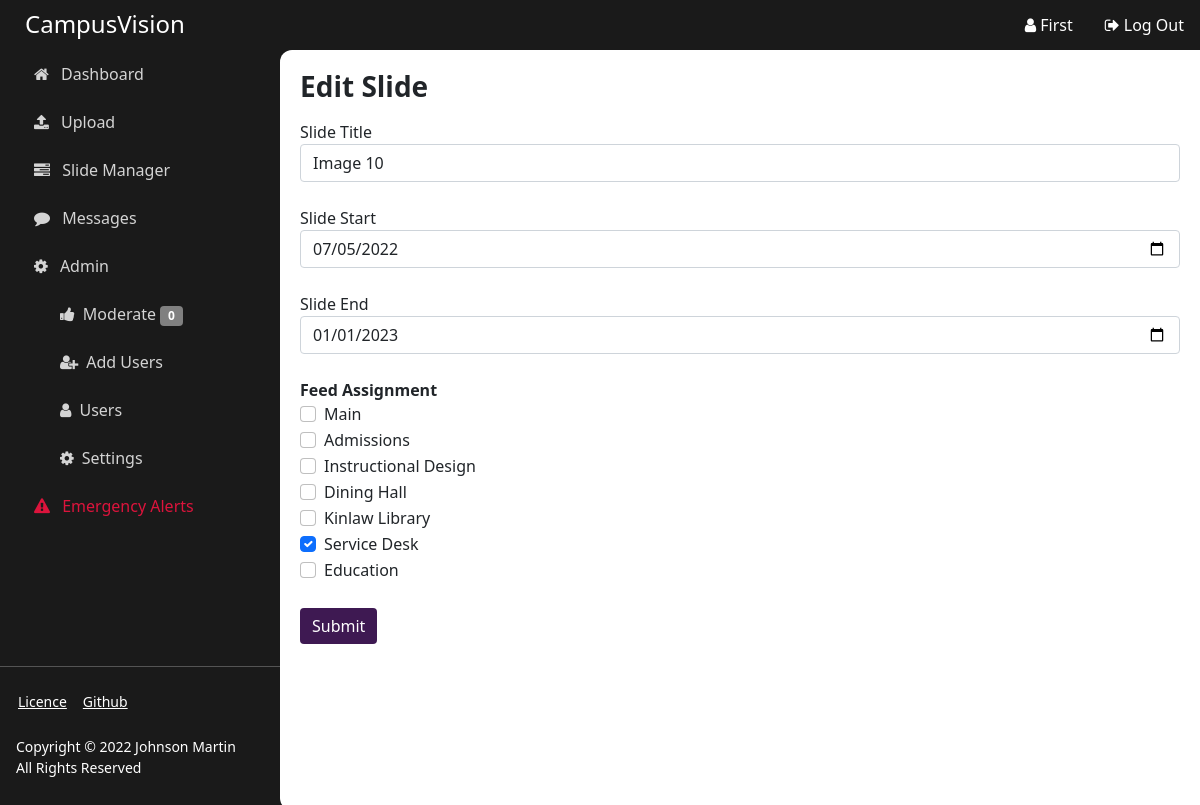
Page /edit/10 (signed in) on the earlier database version.
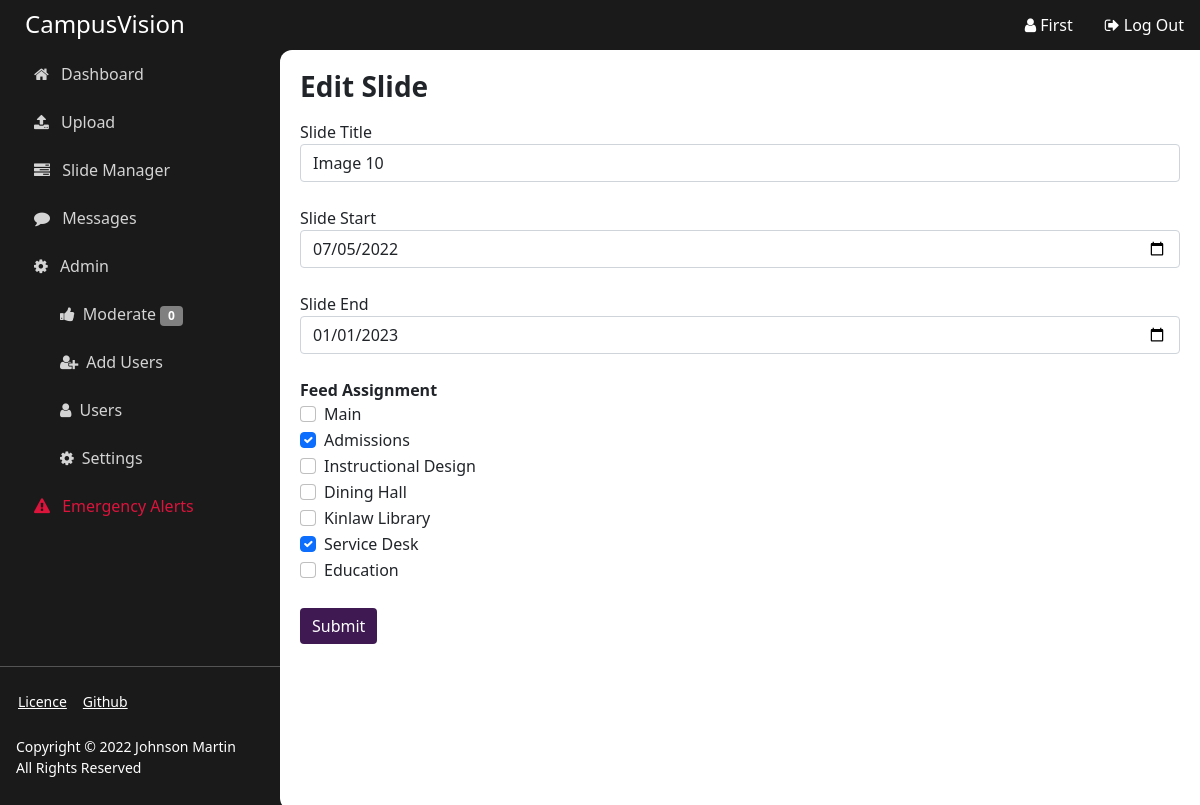
Same page on the later database version.
### app/models.py (models this page shows)
class Slide(db.Model):
    id = db.Column(db.Integer, primary_key=True)
    slide_path = db.Column(db.String(1000))
    time_start = db.Column(db.String(1000))
    time_end = db.Column(db.String(1000))
    title = db.Column(db.String(1000))
    approval = db.Column(db.String(1000))
    submitted_by = db.Column(db.String(1000))
    feeds = db.Column(db.String(1000))

### app/views.py (the view)
@main.route('/edit/<id>', methods=['GET'])
@login_required
def edit(id):
    return render_template('edit.html',
                           title='Edit Slide',
                           slide_id=id,
                           slide=Slide.query.get(id),
                           name=current_user.name,
                           mod_count=mod_counter(),
                           feeds=ast.literal_eval(get_settings().feeds))

### app/app.py (called while the page is built)
def create_app():
    app = Flask(__name__, instance_relative_config=True)
    app.config.from_pyfile('config.py')
    db.init_app(app)
    login_manager = LoginManager()
    login_manager.login_view = 'auth.login'
    login_manager.init_app(app)
    from .models import User
    @login_manager.user_loader
    def load_user(user_id):
        return User.query.get(int(user_id))
    from .auth import auth as auth_blueprint
    app.register_blueprint(auth_blueprint)
    from .views import main as main_blueprint
    app.register_blueprint(main_blueprint)
    from .api import api as api_blueprint
    app.register_blueprint(api_blueprint)
    return app

### app/utils.py (called while the page is built)
def mod_counter():
    count = 0
    for slide in reversed(Slide.query.all()):
        if slide.approval == "Waiting Review":
            count += 1
    return count

def get_settings():
    settings = Settings.query.all()
    return settings[0]

### app/templates/edit.html
{% extends "base.html" %}
{% block content %}
<html xmlns="http://www.w3.org/1999/html">
   <form action = "/edit/{{ slide_id }}" method = "POST" enctype = "multipart/form-data">
      <div class="textbox">
         <label for="title_text">Slide Title</label>
         <input class="form-control" id="title_text" type="text" value="{{ slide.title }}" placeholder="World Backup Day" name="title_text" onfocus="this.placeholder = '', onblur=" this.placeholder='World backup Day'">
      </div>
      <br>
      <div class="textbox">
         <label for="title_text">Slide Start</label>
         <input class="form-control" id="time_start" type="date" value="{{ slide.time_start }}" placeholder="World Backup Day" name="time_start" onfocus="this.placeholder = '', onblur=" this.placeholder='World backup Day'">
      </div>
      <br>
      <div class="textbox">
         <label for="title_text">Slide End</label>
         <input class="form-control" id="time_end" type="date" value="{{ slide.time_end }}" placeholder="World Backup Day" name="time_end" onfocus="this.placeholder = '', onblur=" this.placeholder='World backup Day'">
      </div>
      <br>
      <strong>Feed Assignment</strong>
     {% for feed in feeds %}
     <div class="form-check">
         <input class="form-check-input" type="checkbox" value="{{feed}}" name="feeds" {% if feed in slide.feeds %}checked{% endif %}>
         <label class="form-check-label">{{feed}}</label>
      </div>
     {% endfor %}
     <br>
      <input class="btn btn-primary" type="submit" onclick="validateForm()" name="submit" value="Submit">
   </form>
{% endblock %}

Differences in the rows shown:
changed Slide "Image 10": feeds "☐" → "☑"
